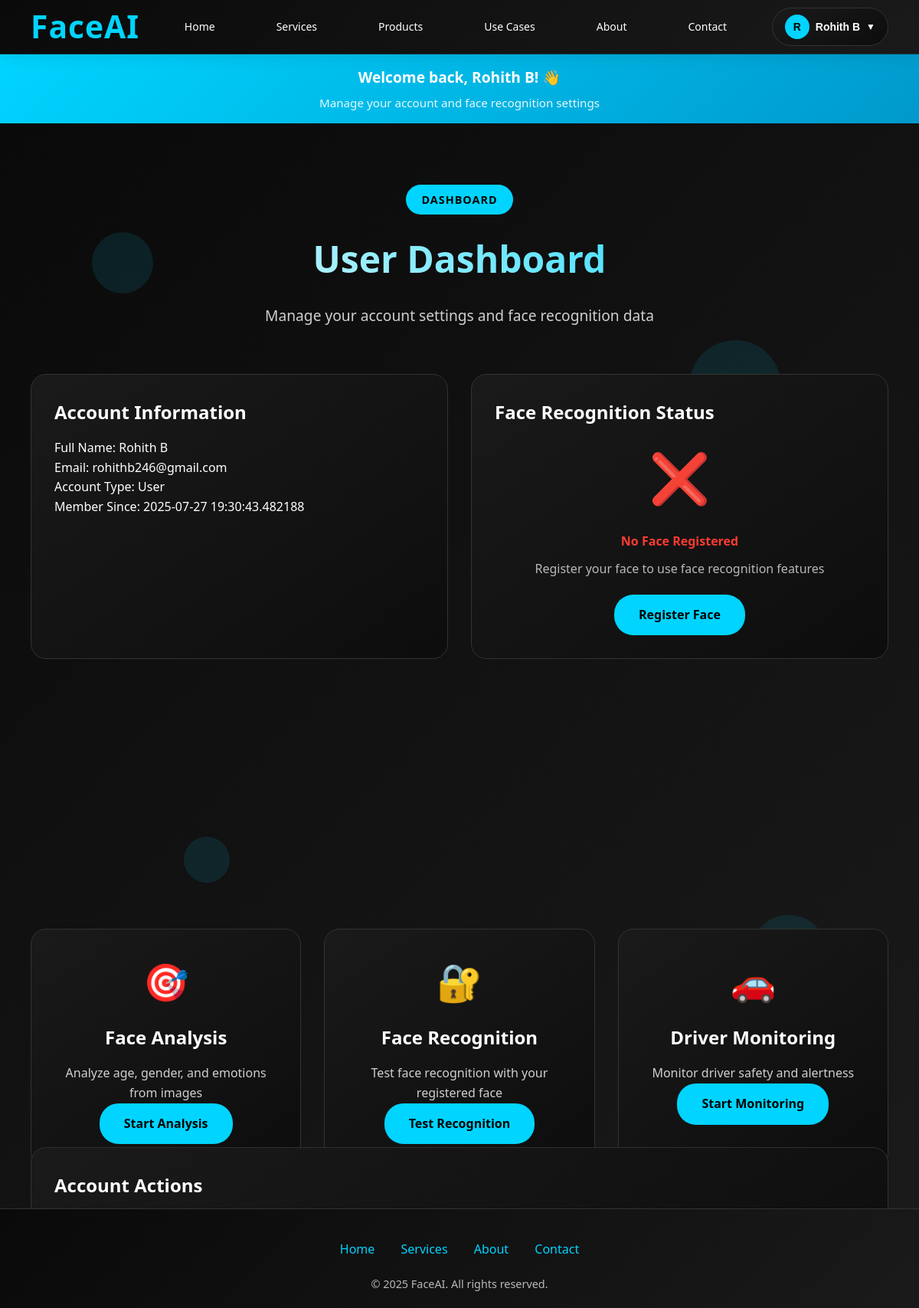
The app's page /user-dashboard (signed in) with its own data.
### tables this page shows
CREATE TABLE users (
                id INTEGER PRIMARY KEY AUTOINCREMENT,
                full_name TEXT NOT NULL,
                email TEXT UNIQUE NOT NULL,
                password_hash TEXT NOT NULL,
                role TEXT DEFAULT 'user',
                created_at TIMESTAMP DEFAULT CURRENT_TIMESTAMP,
                last_login TIMESTAMP,
                is_active BOOLEAN DEFAULT 1
            );

### app.py (the view)
@app.route('/user-dashboard')
def user_dashboard():
    if 'user_id' not in session:
        return redirect(url_for('login'))
    user = db.get_user_by_id(session['user_id'])
    if not user:
        return redirect(url_for('login'))
    face_details = face_manager.get_person_by_user_id(user['id']) if face_manager else []
    return render_template('user-dashboard.html', user=user, face_details=face_details)

### database.py (called while the page is built)
    def get_user_by_id(self, user_id):
        conn = sqlite3.connect(self.db_path)
        cursor = conn.cursor()
        cursor.execute('''
            SELECT id, full_name, email, password_hash, role, created_at, last_login, is_active
            FROM users WHERE id = ?
        ''', (user_id,))
        user_data = cursor.fetchone()
        conn.close()
        if user_data:
            return {
                'id': user_data[0],
                'full_name': user_data[1],
                'email': user_data[2],
                'password_hash': user_data[3],
                'role': user_data[4],
                'created_at': user_data[5],
                'last_login': user_data[6],
                'is_active': user_data[7]
            }
        return None

### face_recognition_integration.py (called while the page is built)
    def get_person_by_user_id(self, user_id):
        return get_user_face_data(user_id)

### local_face_recognition/db_manager.py (called while the page is built)
def get_user_face_data(user_id):
    conn = sqlite3.connect(DB_PATH)
    c = conn.cursor()
    c.execute("""
        SELECT f.id, f.image_path, f.created_at
        FROM face_recognition_data f
        WHERE f.user_id = ?
    """, (user_id,))
    face_data = c.fetchall()
    conn.close()
    return face_data

### templates/user-dashboard.html (shortened to what this page needs)
<!DOCTYPE html>
<html lang="en">
<head>
    <link rel="stylesheet" href="{{ url_for('static', filename='css/global.css') }}">
    <link rel="stylesheet" href="https://cdn.jsdelivr.net/npm/aos@2.3.4/dist/aos.css" />
</head>
<body>
    {% include 'user-header.html' %}
    {% if user %}
    <div class="user-welcome">
        <div style="max-width: 1200px; margin: 0 auto; padding: 0 20px;">
            <h3>Welcome back, {{ user.full_name }}! 👋</h3>
            <p>Manage your account and face recognition settings</p>
        </div>
    </div>
    {% endif %}
    <div class="section section-dark">
        <div class="floating-shapes">
            <div class="shape shape-1"></div>
            <div class="shape shape-2"></div>
            <div class="shape shape-3"></div>
            <div class="shape shape-4"></div>
        </div>
        <div class="section-container">
            <div class="section-header" data-aos="fade-down">
                <div class="header-badge">DASHBOARD</div>
                <h2 class="main-title">User Dashboard</h2>
                <p class="subtitle">Manage your account settings and face recognition data</p>
            </div>
            <div class="grid grid-2">
                <div class="card" data-aos="slide-up" data-aos-delay="100">
                    <h3>Account Information</h3>
                    <div class="detail-row">
                        <span class="detail-label">Full Name:</span>
                        <span class="detail-value">{{ user.full_name }}</span>
                    </div>
                    <div class="detail-row">
                        <span class="detail-label">Email:</span>
                        <span class="detail-value">{{ user.email }}</span>
                    </div>
                    <div class="detail-row">
                        <span class="detail-label">Account Type:</span>
                        <span class="detail-value">{{ user.role.title() }}</span>
                    </div>
                    <div class="detail-row">
                        <span class="detail-label">Member Since:</span>
                        <span class="detail-value">
                            {% if user.created_at %}
                                {% if user.created_at is string %}
                                    {{ user.created_at.split('T')[0] if 'T' in user.created_at else user.created_at }}
                                {% else %}
                                    {{ user.created_at.strftime('%B %d, %Y') }}
                                {% endif %}
                            {% else %}
                                N/A
                            {% endif %}
                        </span>
                    </div>
                </div>
                <div class="card" data-aos="slide-up" data-aos-delay="200">
                    <h3>Face Recognition Status</h3>
                    {% if face_details %}
                    <div class="text-center">
                        <div class="icon" style="font-size: 4rem; margin-bottom: 20px;">✅</div>
                        <p style="color: #00d4ff; font-weight: 600; margin-bottom: 10px;">Face Registered</p>
                        <p style="color: rgba(255, 255, 255, 0.7);">Your face is registered for recognition</p>
                    </div>
                    {% else %}
                    <div class="text-center">
                        <div class="icon" style="font-size: 4rem; margin-bottom: 20px;">❌</div>
                        <p style="color: #ff3b30; font-weight: 600; margin-bottom: 10px;">No Face Registered</p>
                        <p style="color: rgba(255, 255, 255, 0.7); margin-bottom: 20px;">Register your face to use face recognition features</p>
                        <a href="{{ url_for('user_face_registration_page') }}" class="btn btn-primary">
                            Register Face
                        </a>
                    </div>
                    {% endif %}
                </div>
            </div>
            <div class="grid grid-3" style="margin-top: 40px;">
                <div class="card" data-aos="slide-up" data-aos-delay="300">
                    <div class="text-center">
                        <div class="icon" style="font-size: 3rem; margin-bottom: 15px;">🎯</div>
                        <h3>Face Analysis</h3>
                        <p>Analyze age, gender, and emotions from images</p>
                        <a href="{{ url_for('face_analysis') }}" class="btn btn-primary">
                            Start Analysis
                        </a>
                    </div>
                </div>
                <div class="card" data-aos="slide-up" data-aos-delay="400">
                    <div class="text-center">
                        <div class="icon" style="font-size: 3rem; margin-bottom: 15px;">🔐</div>
                        <h3>Face Recognition</h3>
                        <p>Test face recognition with your registered face</p>
                        <a href="{{ url_for('face_recognition_page') }}" class="btn btn-primary">
                            Test Recognition
                        </a>
                    </div>
                </div>
                <div class="card" data-aos="slide-up" data-aos-delay="500">
                    <div class="text-center">
                        <div class="icon" style="font-size: 3rem; margin-bottom: 15px;">🚗</div>
                        <h3>Driver Monitoring</h3>
                        <p>Monitor driver safety and alertness</p>
                        <a href="{{ url_for('driver_monitoring') }}" class="btn btn-primary">
                            Start Monitoring
                        </a>
                    </div>
                </div>
            </div>
            <div class="card" style="margin-top: 40px;" data-aos="slide-up" data-aos-delay="600">
                <h3>Account Actions</h3>
            </div>
        </div>
    </div>
    <footer class="footer">
        <div class="footer-content">
            <div class="footer-links">
                <a href="{{ url_for('face_analysis') }}">Home</a>
                <a href="{{ url_for('services') }}">Services</a>
                <a href="{{ url_for('about') }}">About</a>
                <a href="{{ url_for('contact') }}">Contact</a>
            </div>
            <div class="footer-text">
                &copy; 2025 FaceAI. All rights reserved.
            </div>
        </div>
    </footer>
</body>
</html>

### templates/user-header.html (shortened to what this page needs)
<nav class="main-nav">
    <div class="nav-container">
        <div class="logo">
            <a href="{{ url_for('face_analysis') }}" style="text-decoration:none;">
                <span style="color:#00d4ff; font-weight:bold; font-size:1.5em;">FaceAI</span>
            </a>
        </div>
        <ul class="nav-links">
            <li><a href="{{ url_for('face_analysis') }}">Home</a></li>
            <li><a href="{{ url_for('services') }}">Services</a></li>
            <li><a href="{{ url_for('products') }}">Products</a></li>
            <li><a href="{{ url_for('usecases') }}">Use Cases</a></li>
            <li><a href="{{ url_for('about') }}">About</a></li>
            <li><a href="{{ url_for('contact') }}">Contact</a></li>
        </ul>
        <div class="nav-auth-buttons">
            {% if session.get('user_id') %}
                <div class="user-dropdown">
                    <button class="user-dropdown-btn" onclick="toggleUserDropdown()">
                        <span class="user-avatar">{{ user.full_name[0].upper() if user and user.full_name else 'U' }}</span>
                        <span class="user-name">{{ user.full_name if user and user.full_name else 'User' }}</span>
                        <span class="dropdown-arrow">▼</span>
                    </button>
                </div>
            {% else %}
                <a href="{{ url_for('login') }}" class="nav-signin-btn">Sign In</a>
                <a href="{{ url_for('signup') }}" class="nav-signup-btn">Get Started</a>
            {% endif %}
        </div>
    </div>
</nav>

### static/css/global.css (style rules this page uses)
* { margin: 0; padding: 0; box-sizing: border-box; }
body { font-family: 'Segoe UI', sans-serif; background: linear-gradient(135deg, #0a0a0a 0%, #1a1a1a 100%); color: #ffffff; line-height: 1.6; min-height: 100vh; }
nav { background-color: rgba(26, 26, 60, 0.95); backdrop-filter: blur(10px); border-bottom: 1px solid rgba(0, 212, 255, 0.2); position: sticky; top: 0; z-index: 1000; }
nav ul { list-style: none; display: flex; justify-content: center; align-items: center; padding: 20px; max-width: 1200px; margin: 0 auto; }
nav ul li { margin: 0 24px; cursor: pointer; position: relative; transition: color 0.3s ease; font-weight: 500; font-size: 14px; }
.section { padding: 80px 0; position: relative; overflow: hidden; }
.section-dark { background: linear-gradient(135deg, #0a0a0a 0%, #1a1a1a 100%); }
.section-container { max-width: 1200px; margin: 0 auto; padding: 0 40px; position: relative; z-index: 2; }
.floating-shapes { position: absolute; top: 0; left: 0; width: 100%; height: 100%; pointer-events: none; z-index: 1; }
.shape { position: absolute; border-radius: 50%; background: #00d4ff; opacity: 0.1; animation: float-shape 6s ease-in-out infinite; }
.shape-1 { width: 80px; height: 80px; top: 10%; left: 10%; animation-delay: 0s; }
.shape-2 { width: 120px; height: 120px; top: 20%; right: 15%; animation-delay: 2s; }
.shape-3 { width: 60px; height: 60px; bottom: 30%; left: 20%; animation-delay: 4s; }
.shape-4 { width: 100px; height: 100px; bottom: 20%; right: 10%; animation-delay: 1s; }
.section-header { text-align: center; margin-bottom: 60px; }
.header-badge { display: inline-block; background: #00d4ff; color: #000; padding: 8px 20px; border-radius: 25px; font-size: 0.9rem; font-weight: 600; margin-bottom: 20px; text-transform: uppercase; letter-spacing: 1px; }
.main-title { font-size: 3rem; font-weight: 800; margin-bottom: 20px; background: linear-gradient(45deg, #fff, #00d4ff); -webkit-background-clip: text; -webkit-text-fill-color: transparent; background-clip: text; }
.subtitle { font-size: 1.2rem; color: rgba(255, 255, 255, 0.8); max-width: 600px; margin: 0 auto; line-height: 1.6; }
.card { background: linear-gradient(145deg, #1a1a1a, #0d0d0d); border: 1px solid #333; border-radius: 20px; padding: 30px; position: relative; overflow: hidden; transition: all 0.4s cubic-bezier(0.175, 0.885, 0.32, 1.275); }
.card::before { content: ''; position: absolute; top: 0; left: 0; right: 0; height: 3px; background: #00d4ff; transform: scaleX(0); transition: transform 0.3s ease; }
.card h3 { font-size: 1.5rem; margin-bottom: 15px; color: #fff; font-weight: 600; }
.card p { font-size: 1rem; color: rgba(255, 255, 255, 0.8); line-height: 1.6; }
.icon { font-size: 2rem; color: #00d4ff; }
.btn { display: inline-block; padding: 12px 30px; border-radius: 25px; font-size: 1rem; font-weight: 600; text-decoration: none; text-align: center; cursor: pointer; transition: all 0.3s ease; border: 2px solid transparent; }
.btn-primary { background: #00d4ff; color: #000; }
.grid { display: grid; gap: 30px; }
.grid-2 { grid-template-columns: repeat(auto-fit, minmax(300px, 1fr)); }
.grid-3 { grid-template-columns: repeat(auto-fit, minmax(250px, 1fr)); }
.user-welcome { background: linear-gradient(135deg, #00d4ff 0%, #0099cc 100%); color: white; padding: 15px 0; text-align: center; box-shadow: 0 2px 10px rgba(0,0,0,0.1); }
.user-welcome h3 { margin: 0; font-size: 1.2em; font-weight: 600; }
.user-welcome p { margin: 5px 0 0 0; opacity: 0.9; font-size: 0.95em; }
.footer { background: linear-gradient(135deg, #0a0a0a 0%, #1a1a1a 100%); color: #fff; padding: 40px 0 20px; border-top: 1px solid #333; }
.footer-content { max-width: 1200px; margin: 0 auto; padding: 0 40px; text-align: center; }
.footer-links { margin-bottom: 20px; }
.footer-links a { color: #00d4ff; margin: 0 15px; text-decoration: none; transition: color 0.3s ease; }
.footer-text { color: rgba(255, 255, 255, 0.7); font-size: 0.9rem; }
.text-center { text-align: center; }

### records on screen
users: full_name "R", full_name "Rohith B", email "rohithb246@gmail.com", role "User", created_at "2025-07-27 19:30:43.482188"
